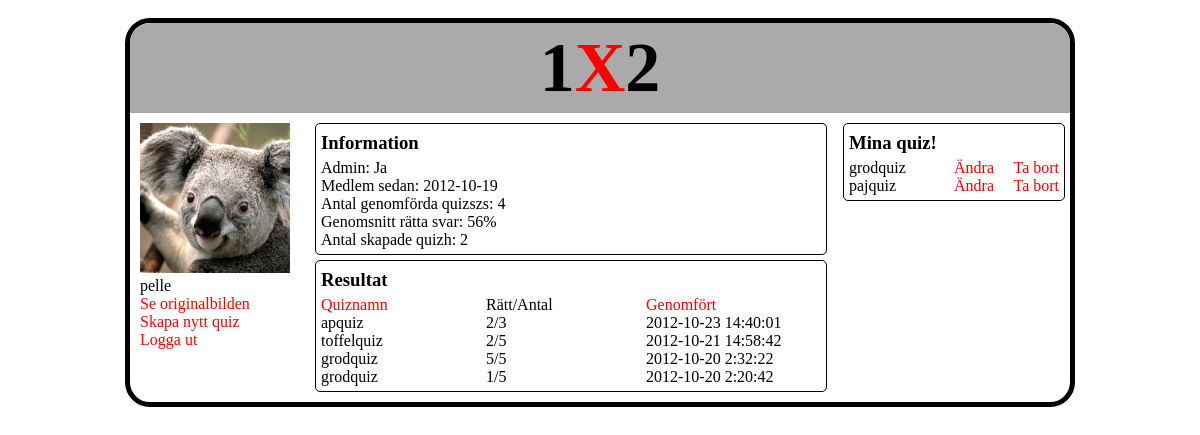
The app's page /profile.php?userID=1&order=default (signed in) with its own data.
### tables this page shows
CREATE TABLE IF NOT EXISTS `image` (
  `imageID` int(11) NOT NULL AUTO_INCREMENT,
  `imageSource` varchar(50) NOT NULL,
  `thumbSource` varchar(50) NOT NULL,
  `userID` int(11) NOT NULL,
  PRIMARY KEY (`imageID`),
  KEY `userID` (`userID`)
);

CREATE TABLE IF NOT EXISTS `user` (
  `userID` int(11) NOT NULL AUTO_INCREMENT,
  `userName` varchar(20) NOT NULL,
  `password` char(128) NOT NULL,
  `joined` date NOT NULL,
  `admin` tinyint(1) NOT NULL,
  PRIMARY KEY (`userID`)
);

CREATE TABLE IF NOT EXISTS `quiz` (
  `quizID` int(11) NOT NULL AUTO_INCREMENT,
  `quizName` varchar(20) NOT NULL,
  `created` datetime NOT NULL,
  `userID` int(11) NOT NULL,
  `description` varchar(100) NOT NULL,
  PRIMARY KEY (`quizID`),
  KEY `userID` (`userID`)
);

CREATE TABLE IF NOT EXISTS `results` (
  `resultID` int(11) NOT NULL AUTO_INCREMENT,
  `userID` int(11) NOT NULL,
  `questionID` int(11) NOT NULL,
  `answer` varchar(4) NOT NULL,
  `start` bigint(12) NOT NULL,
  PRIMARY KEY (`resultID`),
  KEY `userID` (`userID`,`questionID`)
);

### profile.php (the view, shortened to what this page needs)
<?php
require_once("functions.php");
$dbConn = mysqli_connect($host, $user, $password, $db);
?>
<!doctype html>
<html>
<head>
<link href="style.css" rel="stylesheet" type="text/css">
</head>
<body>
<div id="wrap">
	<div id="header">
		<h1>1<a href="main.php">X</a>2</h1>
	</div>
	<div id="profcolumn">
<?php
			$userID = $_SESSION['userID'];
			$userName = $_SESSION['userName'];
			$getImagesql = "SELECT userID, thumbSource, imageSource FROM image
			WHERE userID = $userID";
			$res = mysqli_query($dbConn, $getImagesql);
			$row = mysqli_fetch_assoc($res);
			if($row['thumbSource'] != NULL)
			{
				$thumb = $row['thumbSource'];
				$image = $row['imageSource'];
				echo "<img src='".$thumb."'><br>";
				echo $userName."<br>";
				echo "<a href='".$image."'>Se originalbilden</a><br>";
			}
			else
			{
				echo "<img src='images/default.png'>";
				echo $userName."<br>";
				echo "<a href='upload.php?userID=".$userID."'>Ladda upp en bild</a><br>";
			}
			$userID = $_SESSION['userID'];
			$checkAdmin = "SELECT admin FROM user
			WHERE userID = $userID";
			$res = mysqli_query($dbConn, $checkAdmin);
			$row = mysqli_fetch_assoc($res);
			$admin = $row['admin'];
			if ($admin == 1)
			{
				echo "<a href='create.php?userID=".$userID."'>Skapa nytt quiz</a>";
			}
?>
	</div>
	<div id="content">
		<div class="infobox">
		<h3>Information</h3>
<?php
			echo "Admin: ";
			if($admin == 1)
				{echo "Ja<br>";}
			else{echo "Nej<br>";}
		$joinedsql = "SELECT joined FROM user
		WHERE userID = $userID";
		$res = mysqli_query($dbConn, $joinedsql);
		while ($row = mysqli_fetch_assoc($res))
		{echo "Medlem sedan: ".$row['joined']."<br>";}
		$doneQuizsql = "SELECT COUNT(DISTINCT start) AS numQuiz FROM results
		WHERE userID = $userID";
		$res = mysqli_query($dbConn, $doneQuizsql);
		$row = mysqli_fetch_assoc($res);
		echo "Antal genomförda quizszs: ".$row['numQuiz']."<br>";
		$numQuestionsql = "SELECT COUNT('questionID') as numQuestion FROM results
		WHERE userID = $userID";
		$res = mysqli_query($dbConn, $numQuestionsql);
		$row = mysqli_fetch_assoc($res);
				$numQuestion = $row['numQuestion'];
		if ($numQuestion == 0)
		{
			echo "Genomsnitt rätta svar: Inga svarade frågor<br>";
		}
		else
		{
		$numCorrectsql = "SELECT COUNT('questionID') as numCorrect FROM question
			INNER JOIN results
			ON question.questionID = results.questionID
			WHERE userID = $userID
			AND question.correct = results.answer";
			$res = mysqli_query($dbConn, $numCorrectsql);
			$row = mysqli_fetch_assoc($res);
				$numCorrect = $row['numCorrect'];
				$procent = round(($numCorrect / $numQuestion) * 100);
				echo "Genomsnitt rätta svar: ".$procent."%<br>";
		}
		$createdQuizsql = "SELECT COUNT(quizID) as createdQuiz FROM quiz
		WHERE userID = $userID";
		$res = mysqli_query($dbConn, $createdQuizsql);
		$row = mysqli_fetch_assoc($res);
		echo "Antal skapade quizh: ".$row['createdQuiz'];
?>
		</div>
		<div class="resultsbox">
		<h3>Resultat</h3>
<?php
	if(isset($_GET['order']))
	{
	if ($_GET['order'] == "startasc")
		{$orderParam = "start asc";
		$startbyt = "startdesc";
		$namnbyt = "nameasc";}
	elseif ($_GET['order'] == "namedesc")
		{$orderParam = "quizName desc";
		$startbyt = "startasc";
		$namnbyt = "nameasc";}
	elseif ($_GET['order'] == "nameasc")
		{$orderParam = "quizName asc";
		$startbyt = "startdesc";
		$namnbyt = "namedesc";}
	else {$orderParam = "start desc";
		$startbyt = "startasc";
		$namnbyt = "namedesc";}
	}
	echo "<a href='profile.php?userID=".$userID."&order=".$namnbyt."'>Quiznamn</a>		";
	echo "<span class='middlerow'>Rätt/Antal</span>";
	echo "<span class='lastrow'><a href='profile.php?userID=".$userID."&order=".$startbyt."'>Genomfört</a></span><br>";
		$distinctStartsql = "SELECT * FROM quiz
		INNER JOIN question
		ON quiz.quizID = question.quizID
		INNER JOIN results
		ON results.questionID = question.questionID
		WHERE results.userID = $userID
		GROUP BY start
		ORDER BY $orderParam";
		$res = mysqli_query($dbConn, $distinctStartsql);
		while ($row = mysqli_fetch_assoc($res))
		{
			$currentStart = $row['start'];
			echo $row['quizName'];
			$correctCountsql = "SELECT COUNT('questionID') as correctCount FROM question
			INNER JOIN results
			ON question.questionID = results.questionID
			WHERE start = $currentStart
			AND question.correct = results.answer";
			$result = mysqli_query($dbConn, $correctCountsql);
			$row = mysqli_fetch_assoc($result);
			echo "<span class='middlerow'>".$row['correctCount'];
			$questionCountsql = "SELECT COUNT('questionID') as questionCount FROM results
			WHERE start = $currentStart";
			$result = mysqli_query($dbConn, $questionCountsql);
			$row = mysqli_fetch_assoc($result);
			echo "/".$row['questionCount']."</span>";
			$year = substr($currentStart, 4, 2);
			$month = substr($currentStart, 2, 2);
			$day = substr($currentStart, 0, 2);
			$hour = substr($currentStart, 6, 2)+2;
			$min = substr($currentStart, 8, 2);
			$sec = substr($currentStart, 10, 2);
			echo "<span class='lastrow'>20".$year."-".$month."-".$day." ".$hour.":".$min.":".$sec."</span><br>";
		}
?>
		</div>
	</div>
<?php
	if ($admin == 1)
	{
		echo "<div class='myquizbox'>";
		echo "<h3>Mina quiz!</h3>";
		if(isset($_GET['warning']))
		{
		$warningQuiz = $_GET['warning'];
		$warningsql = "SELECT quizID, quizName FROM quiz
		WHERE quizID = $warningQuiz";
		$res = mysqli_query($dbConn, $warningsql);
		if ($row = mysqli_fetch_assoc($res))
			{
				echo "Är du säker på att du vill ta bort ".$row['quizName']." ";
				echo "<a href='profile.php?order=ble&delete=".$row['quizID']."'>Ja</a> ";
				echo "<a href='profile.php?order=blu'>Nej</a>";
			}
		}
		else
		{
			$myQuizsql = "SELECT quizID, quizName FROM quiz
			WHERE userID = $userID";
			$res = mysqli_query($dbConn, $myQuizsql);
			$num_rows = mysqli_num_rows($res);
			if ($num_rows > 0)
			{
				while($row = mysqli_fetch_assoc($res))
				{
				echo $row['quizName'];
				echo "<span class='andra'><a href='edit.php?quizID=".$row['quizID']."'>Ändra</a></span>";
				echo "<span class='tabort'><a href='profile.php?order=bla&warning=".$row['quizID']."'>Ta bort</a></span><br>";
				}
			}
			else {echo "Du har inte skapat några quiz än";}
		}
	echo "</div>";
	}
?>
</div>
</body>
</html>

### style.css (style rules this page uses)
body { font-family: verdana; padding: 10px; }
#wrap { width: 940px; margin: auto; border: 5px black solid; border-radius: 25px; padding: 0; overflow: auto; }
.middlerow { position: absolute; left: 170px; }
.lastrow { position: absolute; left: 330px; }
.infobox { border: 1px black solid; border-radius: 5px; margin: 5px; padding: 5px; width: 500px; }
.resultsbox { border: 1px black solid; border-radius: 5px; margin: 5px; padding: 5px; width: 500px; position: relative; }
.myquizbox { position: relative; border: 1px black solid; border-radius: 5px; margin: 5px; margin-top: 10px; margin-left: 0; padding: 5px; width: 210px; float: right; height: auto; }
.tabort { position: absolute; right: 5px; }
.andra { position: absolute; right: 70px; }
h1 { margin: 0; font-size: 70px; }
#header { background-color: #aaa; text-align: center; height: 90px; line-height: 90px; border-top-left-radius: 20px; border-top-right-radius: 20px; }
#profcolumn { float: left; width: 160px; height: auto; padding: 10px; }
#content { float: left; padding: 5px 0; margin: 0; }
h3 { margin-top: 3px; margin-bottom: 5px; margin-left: 0; margin-right: 0; }
a { color: red; text-decoration: none; }

### profile.php (style rules this page uses)
body { font-family: verdana; }

### records on screen
image: thumbSource (picture)
user: joined "2012-10-19"
quiz: quizName "apquiz", correctCount "2", questionCount "3", results.start "12", results.start "10", results.start "23", results.start "14", results.start "40", results.start "01"
quiz: quizName "toffelquiz", correctCount "2", questionCount "5", results.start "12", results.start "10", results.start "21", results.start "14", results.start "58", results.start "42"
quiz: quizName "grodquiz", correctCount "5", questionCount "5", results.start "12", results.start "10", results.start "20", results.start "2", results.start "32", results.start "22", correctCount "1", results.start "42"
quiz: quizName "pajquiz"

### other values on screen
$userName "pelle"
$row['numQuiz'] "4"
$procent "56"
$row['createdQuiz'] "2"
